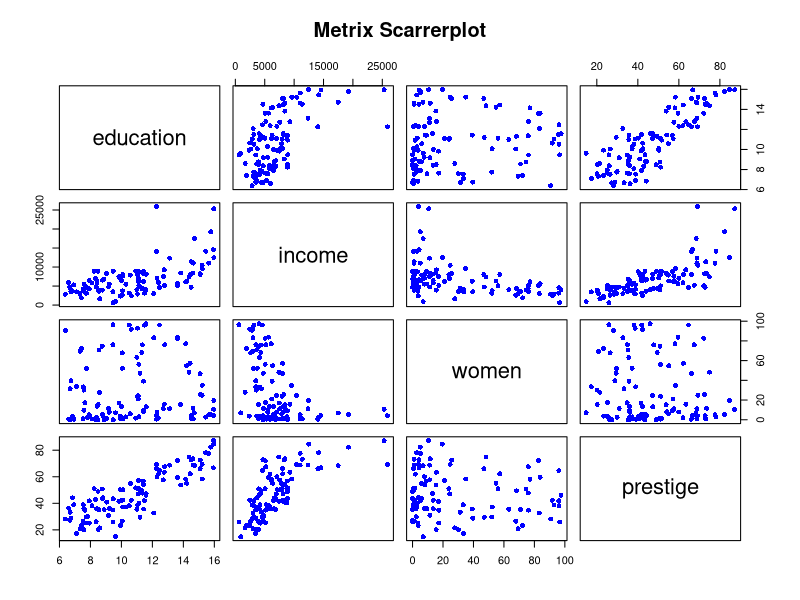

Reproduce this figure in R.
#
# 2019-12-17
#
# 다중선형 회귀분석( multiple linear regression analyze )
#
# 다중선형 회귀모델 : 여러 개의 독립변수를 다루는 회귀모델
#
# 회귀식
# y= B0 + B1X1 + B2X2 + B3X3 + ... + BnXn 
#
# 독립변수가 n개인 다중선형 회귀에서 주어진 자료를 이용해
# B0, B1, B2, B3, ..., Bn의 값을 알아내는 회귀모델
library( tidyverse )
library( car )

str( Prestige )
head( Prestige )

newdata <- Prestige[ , c(1:4)]
head(newdata)
plot(newdata, pch=16, col="blue", main = "Metrix Scarrerplot")

model <- lm( income~education + prestige + women, data=newdata)
model

coef(model)

# 회귀식
# income = (-253.8497) +
#          (177.1990*newdata$education)
#          (141.4354*newdata$prestige)
#          (-50.8957*newdata$women)
fitted(model)
residuals(model)
deviance(model)
deviance(model)/length(newdata$education) # 평균 제곱 오차

summary(model)

newdata2 <- Prestige[ , c(1:5)]
model2 <- lm(income~.,data=newdata2)
summary(model2)

library(MASS)
model3 <- stepAIC(model2)
summary(model3)

#
# Logistic Regression(로지스틱 회귀분석)
#  회귀 모델에서 종속변수의 값의 형태가 범주형인 경우 예측모델
#
#  주어진 data로부터 어떤 범주를 예측하는 분야를 회귀와 구분하여 분류(classification)이라고 한다.
#
#  로지스틱 회귀도 기본적으로 회귀 기법이기 때문에 종속변수는 숫자로 표현되어야 한다.
#  예) YES와 NO눈 0과 1로 setosa, versicolor, virginica는 1, 2, 3과 같이 숫자로 바꾼 후에
#     로지스틱 회귀 적용
#
iris.new <- iris
iris.new$Species <- as.integer(iris.new$Species)
head(iris.new)

iris_model <- glm(Species~., data=iris.new)
iris_model
coef(iris_model)
summary(iris_model)

unknown <- data.frame(rbind(c(5.1,3.5,1.4,0.2)))
names(unknown) <- names(iris)[1:4]
unknown

pred <- predict(iris_model, unknown)
pred
pred <- round(pred, 0)
levels(iris$Species)[pred]

test <- iris[ ,1:4]

pred <- predict(iris_model,test)
pred <- round(pred, 0)

answer <- as.integer(iris$Species)
pred == answer
acc <- mean(pred == answer)
acc

# 교재 p. 491-512